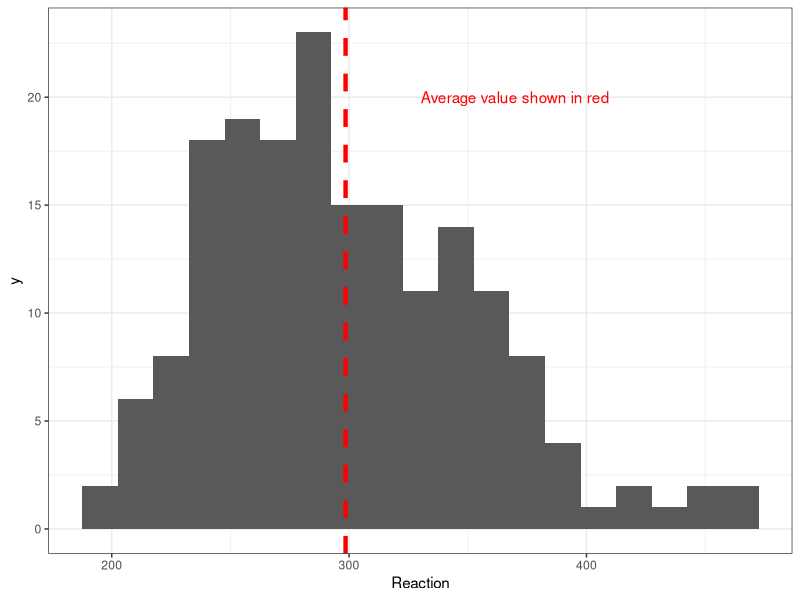
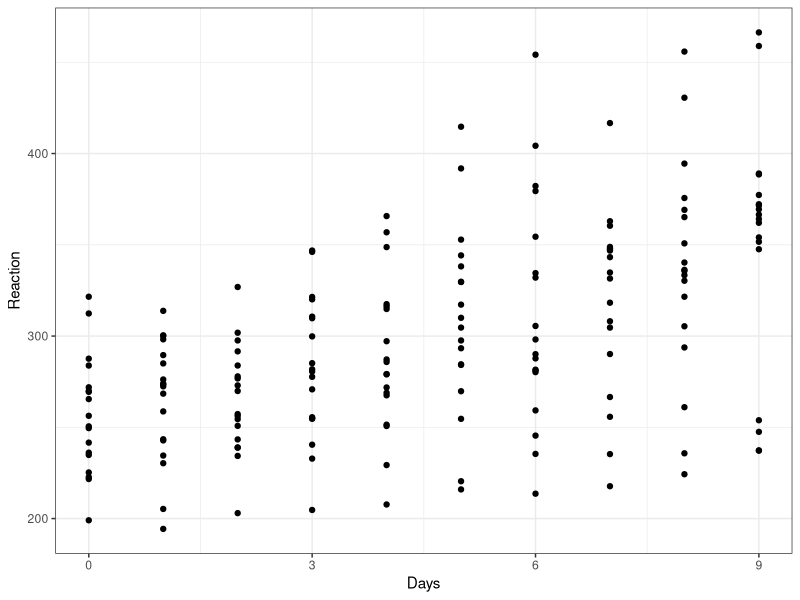
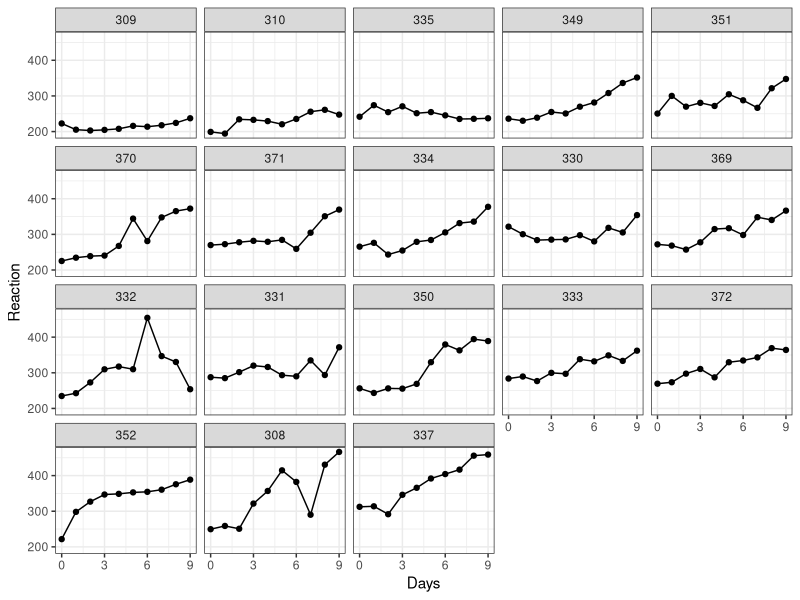

These figures' R source, in order:
## ---- chunk 1
#| warning: false
#| echo: false
library(kableExtra)
library(lme4)
library(tidyverse)
## ---- chunk 2
#| label: sleep-study-data
#| fig-cap: "Figure showing an extract of the dataset: `sleepstudy`"
#| fig-alt: "Figure showing an extract of the dataset: sleepstudy. We see the top four rows of values observed under the column headers 'Reaction, Days, Subject'"
sleepstudy %>%
    head(n = 4)
## ---- chunk 3
#| label: fig-sleep-study-histogram
#| echo: true
#| fig-cap: "Figure showing a histogram of `sleepstudy` reaction time data"
#| fig-alt: "Histogram showing a distribution of reaction times, ranging from about 200ms to 500ms. The distribution has a peak around 300ms. The location of the mean is shown with a dashed red line. The distribution includes a long tail of longer times."
sleepstudy %>%
  ggplot(aes(x = Reaction)) +
  geom_histogram(binwidth = 15) +
  geom_vline(xintercept = mean(sleepstudy$Reaction), 
             colour = "red", linetype = 'dashed', size = 1.5) +
  annotate("text", x = 370, y =20, 
                    colour = "red", 
                    label = "Average value shown in red") +
  theme_bw()
## ---- chunk 4
#| label: fig-sleep-study-scatterplot-all
#| echo: true
#| fig-cap: "Figure showing a scatterplot of the relation between reaction time and days in the `sleepstudy` data"
#| fig-alt: "Scatterplot showing the relation between reaction time and days in the `sleepstudy` data. Points are ordered on x-axis from 0 to 9 days, on y-axis from 200 to 500 ms reaction time. The plot indicates that reaction time increases with increasing number of days."
sleepstudy %>%
  ggplot(aes(x = Days, y = Reaction)) +
  geom_point() + 
  scale_x_continuous(breaks = c(0, 3, 6, 9)) +
  theme_bw()
## ---- chunk 5
#| label: fig-sleep-study-scatterplot-by-subject
#| echo: true
#| fig-cap: "Figure showing a scatterplot of the relation between reaction time and days: here, we plot the data for each participant separately"
#| fig-alt: "The figure presents a grid of scatterplots showing the relation between reaction time and days in the `sleepstudy` data separately for each participant. Points are ordered on x-axis from 0 to 9 days, on y-axis from 200 to 500 ms reaction time. Most plots indicate that reaction time increases with increasing number of days. However, different participants show this trend to differing extents."
#| fig-height: 9
#| fig-width: 10
#| fig-align: center
sleepstudy %>%
  group_by(Subject) %>%
  mutate(average = mean(Reaction)) %>%
  ungroup() %>%
  mutate(Subject = fct_reorder(Subject, average)) %>%
  ggplot(aes(x = Days, y = Reaction)) +
  geom_point() + 
  geom_line() +
  scale_x_continuous(breaks = c(0, 3, 6, 9)) +
  facet_wrap(~ Subject) +
  theme_bw()
